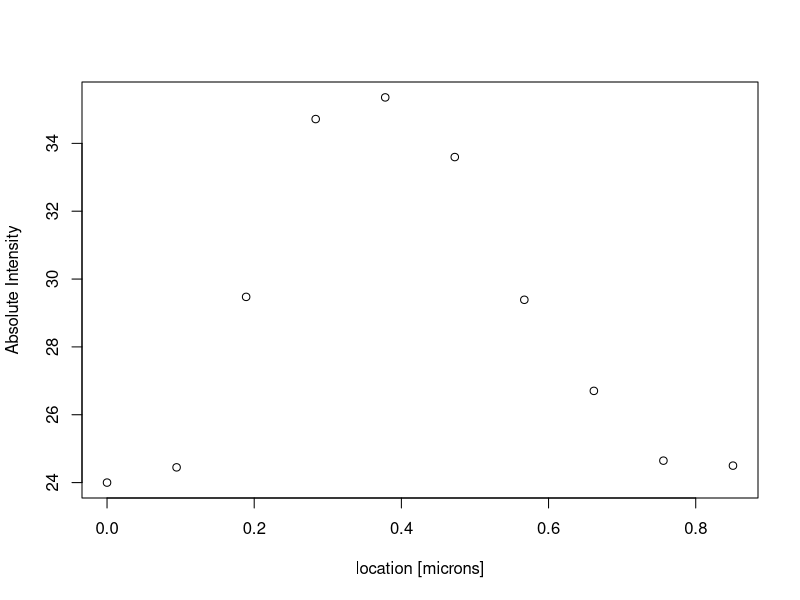
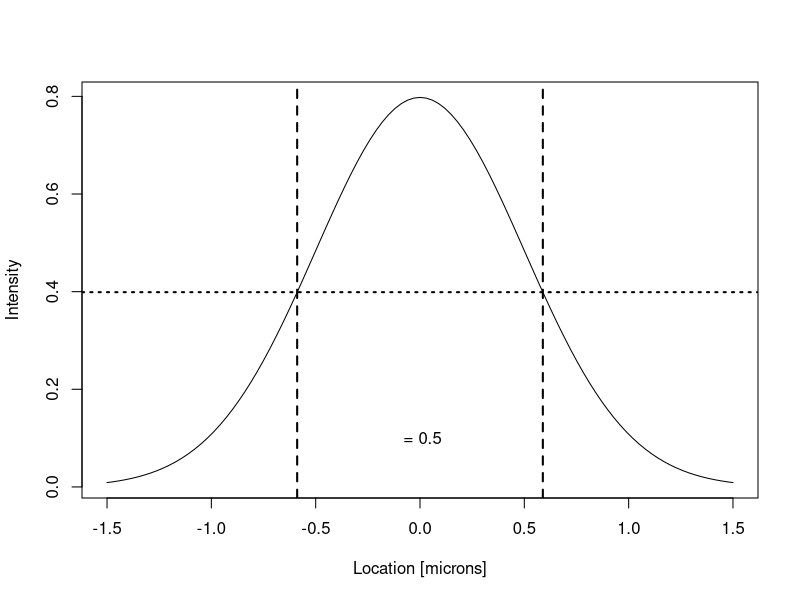
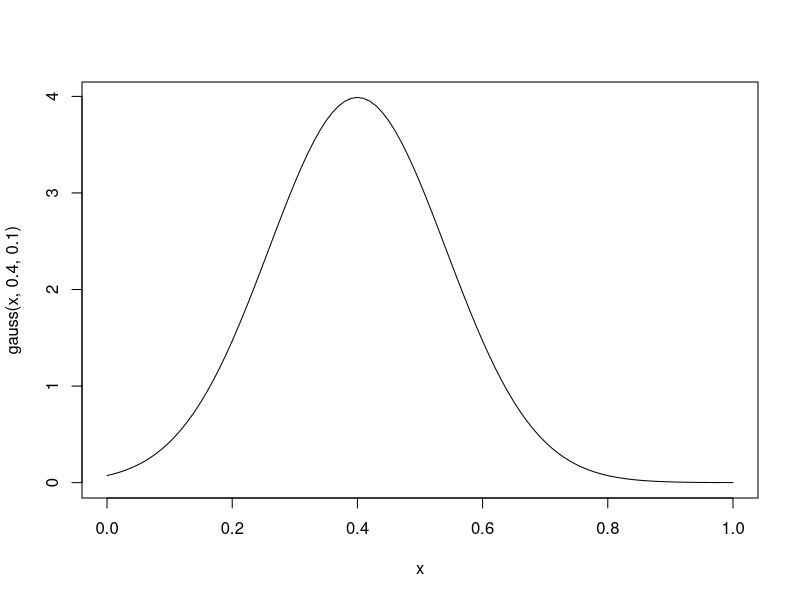
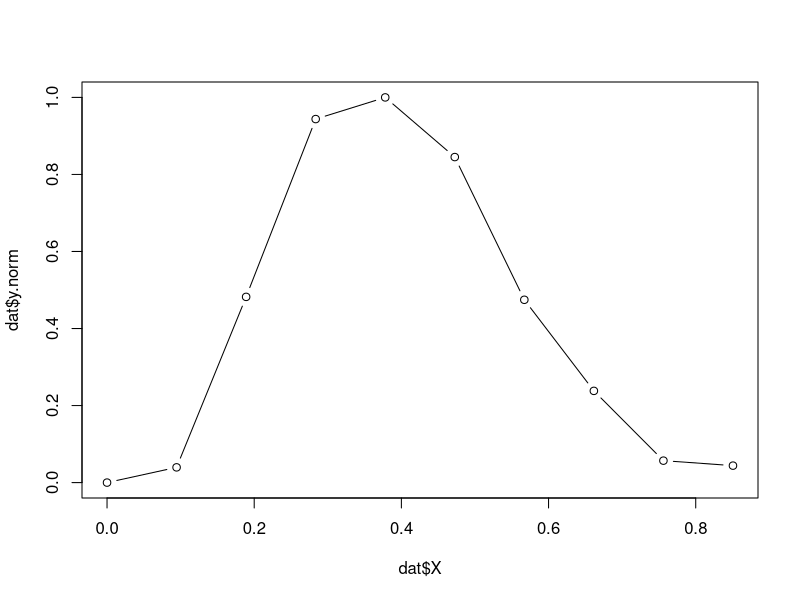
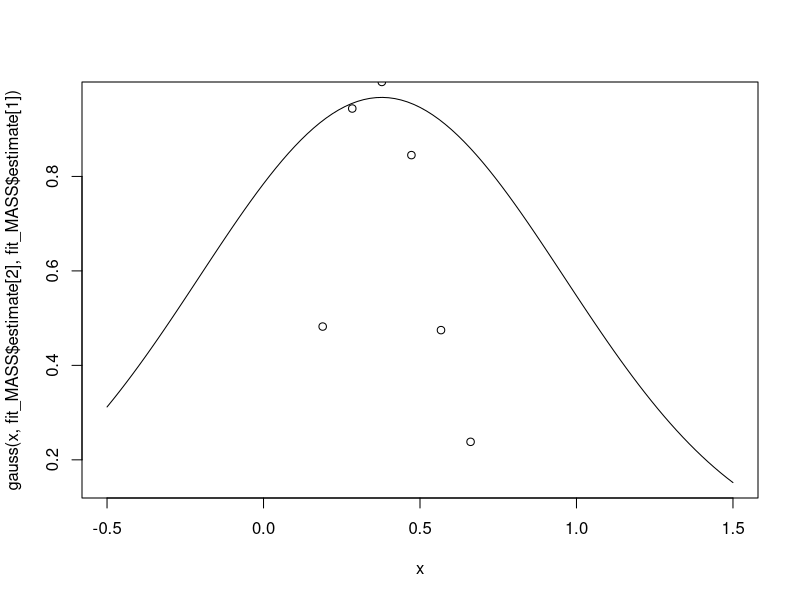

These charts were generated, in order, by the following R code:
## ---- chunk 1
knitr::opts_chunk$set(echo = TRUE)
## ---- chunk 2
dat = read.csv("Values.csv")
print(dat)
plot(dat, xlab = "location [microns]", ylab = "Absolute Intensity")
## ---- chunk 3
curve (1/(sqrt(2*pi*0.5^2))*exp(-(x)^2/(2*0.5^2)), from = -1.5, to = 1.5, xlab = "Location [microns]", ylab = "Intensity")
abline(v = 0.58875, lty = 2, lwd = 2)
abline(v = -0.58875, lty = 2, lwd = 2)
abline(h = 0.3989, lty = 3, lwd = 2)
text(0, 0.1, " = 0.5")

## ---- chunk 4
gauss = function(x, x0, sigma){
  (1/(sigma * sqrt(2*pi)))*exp(-(x - x0)^2 / (2 * sigma)^2)
}

curve(gauss(x, 0.4, 0.1), from = 0, to = 1)

maxY = max(dat$Y)
minY = min(dat$Y)
for(i in 1:length(dat$Y)) {
     dat$y.norm[i] = (dat$Y[i] - minY)/(maxY - minY)
}

plot(dat$X, dat$y.norm, type = "b")
## ---- chunk 5
library(MASS)
fit_MASS = fitdistr(dat$y.norm, "normal")
fit_MASS$estimate
curve(gauss(x, fit_MASS$estimate[2], fit_MASS$estimate[1]), from = -0.5, to = 1.5)
points(dat$X, dat$y.norm, pty = 3)
